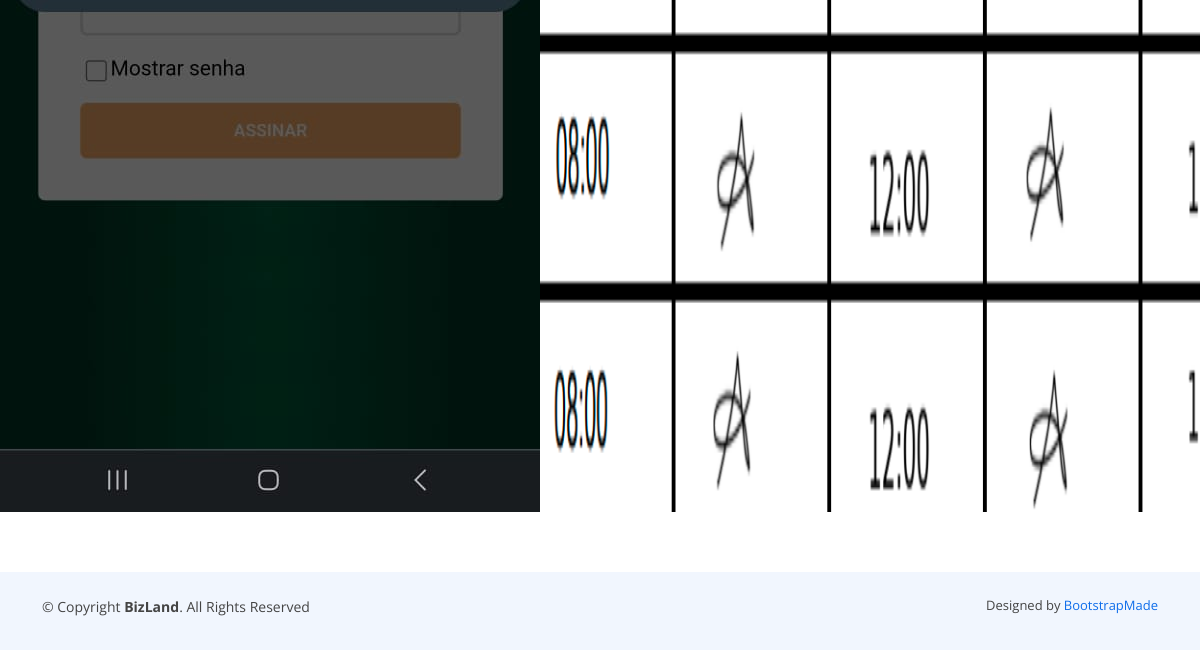
Page /buscar-imovel (lower part) on the earlier database version.
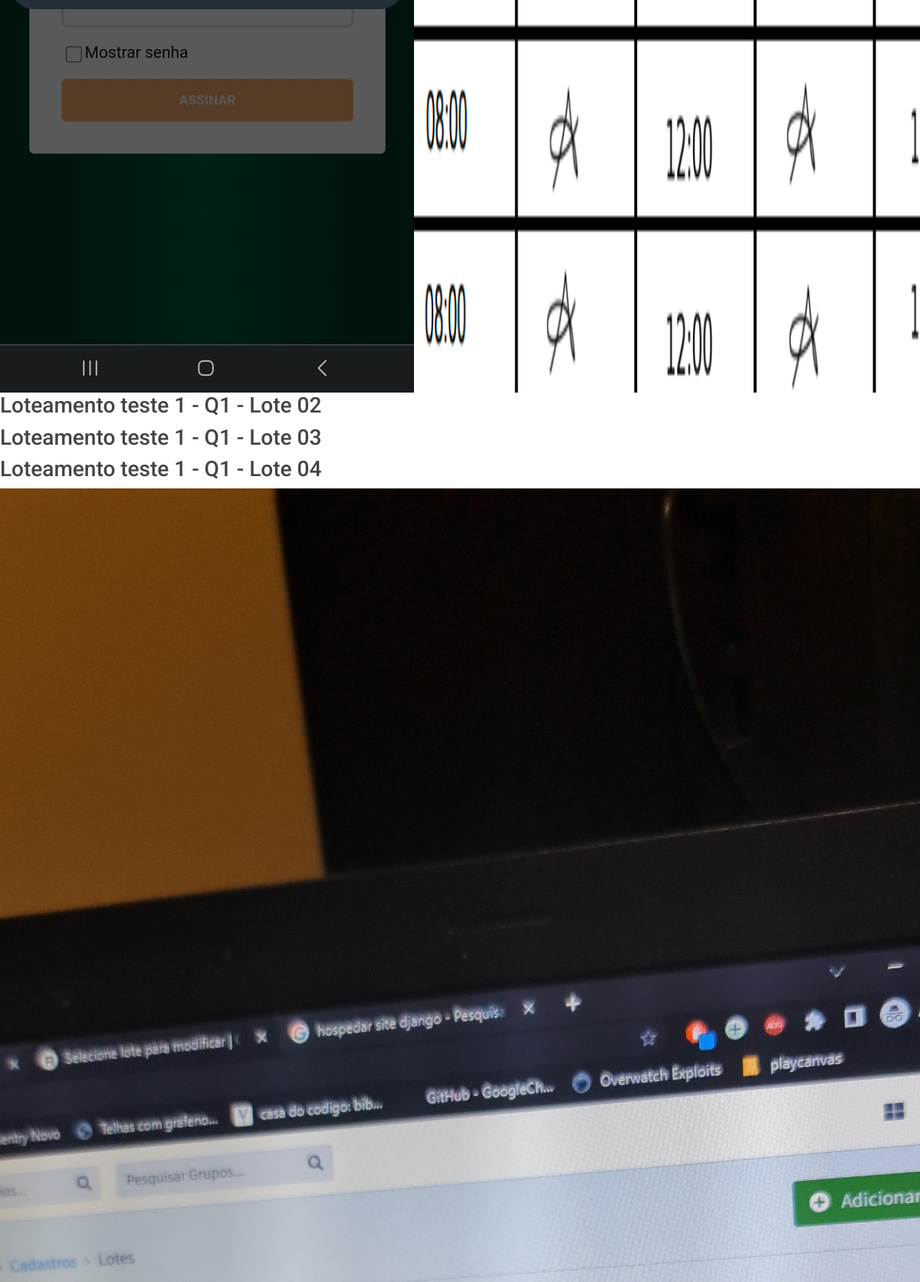
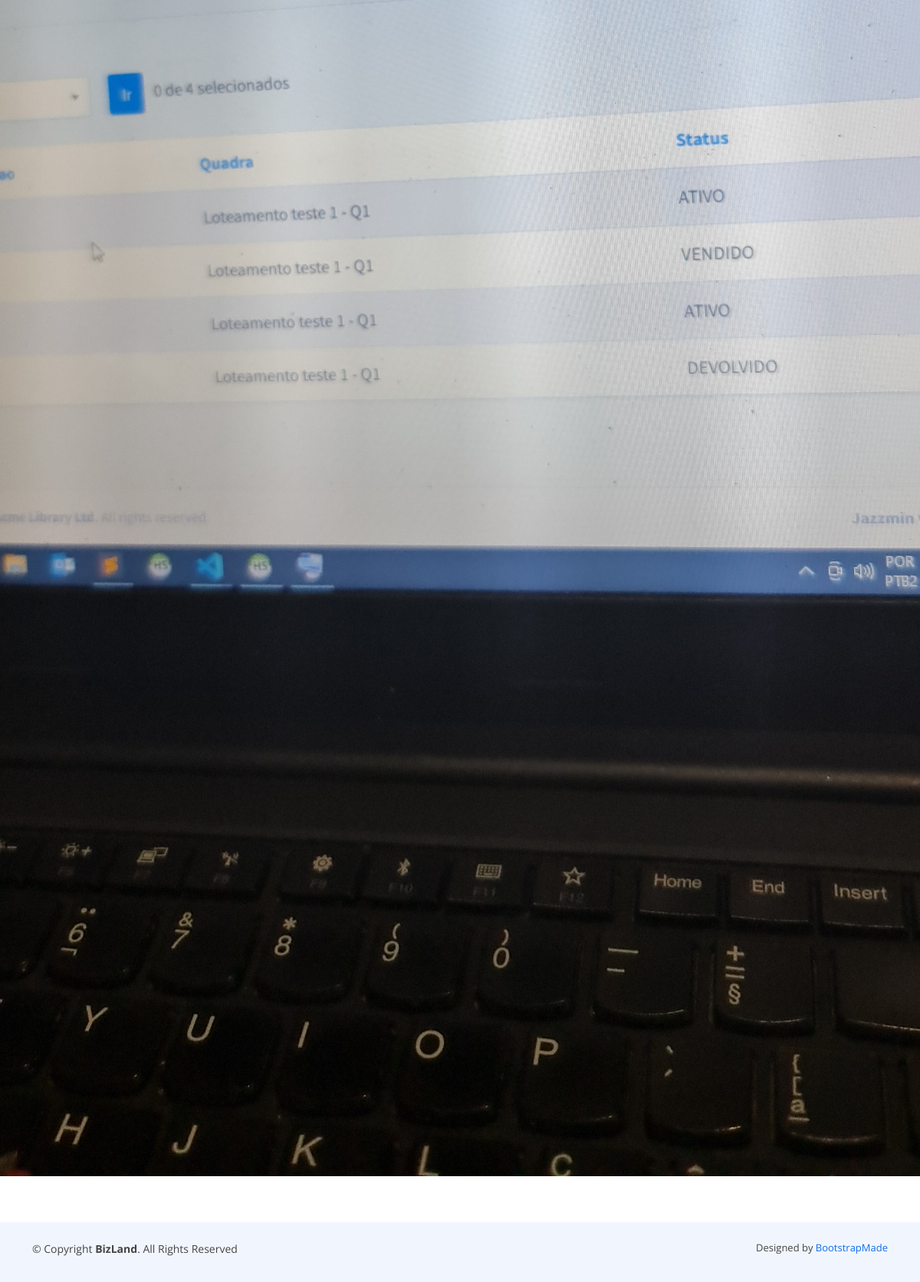
Same page on the later database version (2 pictures, top to bottom).
### cci_apps/cadastros/models.py (models this page shows, shortened)
class BaseModel(models.Model):
    criado_em = models.DateTimeField(blank=True, null=True)
    criado_por = models.ForeignKey(User,
                                   on_delete=models.DO_NOTHING,
                                   related_name='%(class)s_criado_por',
                                   blank=True,
                                   null=True,
                                   default=get_current_user())
    modificado_em = models.DateTimeField(blank=True, null=True)
    modificado_por = models.ForeignKey(User,
                                       on_delete=models.DO_NOTHING,
                                       related_name='%(class)s_modificado_por',
                                       blank=True,
                                       null=True)
    class Meta:
        abstract = True

class ImagemLote(BaseModel):
    lote = models.ForeignKey(Lote, verbose_name="Imagem Lote", on_delete=models.DO_NOTHING)
    foto = models.ImageField(upload_to='store/cadastros/imagem-lote-anexo/')

class Lote(BaseModel):
    identificacao = models.CharField(max_length=50,blank=True, null=True)
    quadra = models.ForeignKey(Quadra, on_delete=models.DO_NOTHING,blank=True, null=True)
    status = models.CharField(choices=STATUS_LOTE_CHOICE,max_length=20, default=STATUS_LOTE_ATIVO)
    def __str__(self):
        return f'{self.quadra} - {self.identificacao}'
    def get_images(self):
        return ImagemLote.objects.filter(lote=self)

class Quadra(BaseModel):
    identificacao = models.CharField(max_length=50,blank=True, null=True)
    loteamento = models.ForeignKey(Loteamento, on_delete=models.DO_NOTHING)
    def __str__(self):
        return f'{self.loteamento.nome} - {self.identificacao}'

class Loteamento(BaseModel):
    nome = models.CharField(max_length=50)
    sobre = models.TextField()
    foto = models.ImageField(blank=True, null=True,upload_to='store/cadastros/loteamento-anexo/')
    imobiliaria = models.ForeignKey(Imobiliaria,blank=True, null=True,on_delete=models.DO_NOTHING)
    regiao = models.ForeignKey(Regiao,blank=True, null=True,on_delete=models.DO_NOTHING)

### cci_apps/cci_site/views.py (the view)
# urls.py: path('buscar-imovel', views.buscar_imovel, name = 'buscar_imovel'),
def buscar_imovel(request):
    cidade = request.POST.get('cidade')
    regiao = request.POST.get('regiao')
    loteamento = request.POST.get('loteamento')
    faixa = request.POST.get('faixa')
    lotes = Lote.objects.all()
    if cidade != '0':
        lotes = lotes.filter(quadra__loteamento__regiao__cidade=cidade)
    default_context = content.default_context()
    context = {
        'default_context': default_context,
        'lotes':lotes
    }
    return render(template_name='buscar_imovel.html',request=request, context=context)

### cci_apps/cci_site/helpers/content.py (called while the page is built)
def default_context():
    cidades = Cidade.objects.all()
    regioes = Regiao.objects.all()
    loteamentos = Loteamento.objects.all()
    return {
        'cidades': cidades,
        'regioes': regioes,
        'loteamentos': loteamentos,
    }

### cci_apps/cci_site/templates/buscar_imovel.html
{% extends 'base/cci_site_base.html' %}
{% load static %}
{% block content %}
    <section id="buscar_imovel">
        {% for lote in lotes %}
            <h3>{{lote}}</h3>
            <div class="d-flex">
                {% for imagem in lote.get_images %}
                    <img class="img-fluid" src={{imagem.foto.url}} />
                {% endfor %}
            </div>
        {% endfor %}
    </section>
{% endblock %}

### cci_apps/cci_site/templates/base/cci_site_base.html (shortened to what this page needs)
{% load static %}
<!DOCTYPE html>
<html lang="en">
<head>
  <link href={% static "assets/vendor/aos/aos.css" %} rel="stylesheet">
  <link href={% static "assets/vendor/bootstrap/css/bootstrap.min.css" %} rel="stylesheet">
  <link href={% static "assets/vendor/bootstrap-icons/bootstrap-icons.css" %} rel="stylesheet">
  <link href={% static "assets/vendor/boxicons/css/boxicons.min.css" %} rel="stylesheet">
  <link href={% static "assets/vendor/glightbox/css/glightbox.min.css" %} rel="stylesheet">
  <link href={% static "assets/vendor/swiper/swiper-bundle.min.css" %} rel="stylesheet">
  <link href={% static "assets/css/style.css" %} rel="stylesheet">
</head>
<body>
  <main id="main">
    {% block content %}
    {% endblock content %}
  </main>
  <footer id="footer">
    <div class="container py-4">
      <div class="copyright">
        &copy; Copyright <strong><span>BizLand</span></strong>. All Rights Reserved
      </div>
      <div class="credits">
        Designed by <a href="https://bootstrapmade.com/">BootstrapMade</a>
      </div>
    </div>
  </footer>
</body>
</html>

### cci_apps/static/assets/css/style.css (style rules this page uses)
body { font-family: "Open Sans", sans-serif; color: #444444; }
a { color: #106eea; text-decoration: none; }
h1, h2, h3, h4, h5, h6 { font-family: "Roboto", sans-serif; }
section { padding: 60px 0; overflow: hidden; }
#footer { background: #fff; padding: 0 0 30px 0; color: #444444; font-size: 14px; background: #f1f6fe; }
#footer .copyright { text-align: center; float: left; }
#footer .credits { float: right; text-align: center; font-size: 13px; color: #444444; }

Differences in the rows shown:
added Lote: quadra+identificacao "Loteamento teste 1 - Q1 - Lote 02"
added Lote: quadra+identificacao "Loteamento teste 1 - Q1 - Lote 03"
added Lote: quadra+identificacao "Loteamento teste 1 - Q1 - Lote 04"
added ImagemLote: foto (picture), shown under "Loteamento teste 1 - Q1 - Lote 04"
